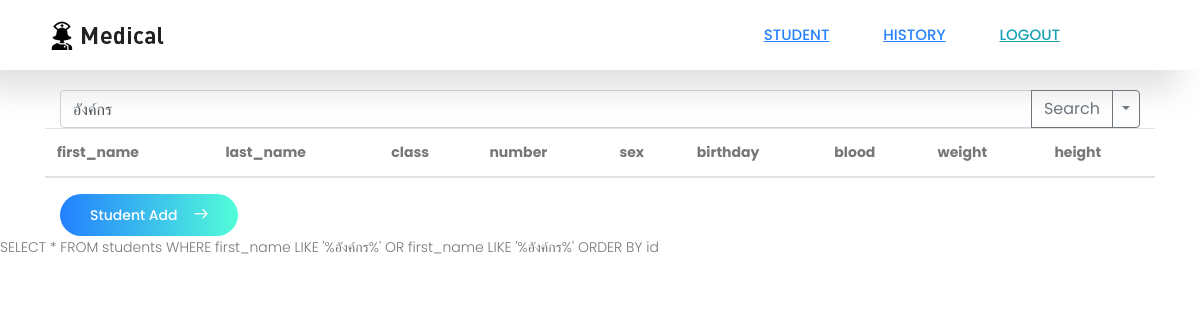
Page /admin_user_list.php?key=อังค์กร on the earlier database version.
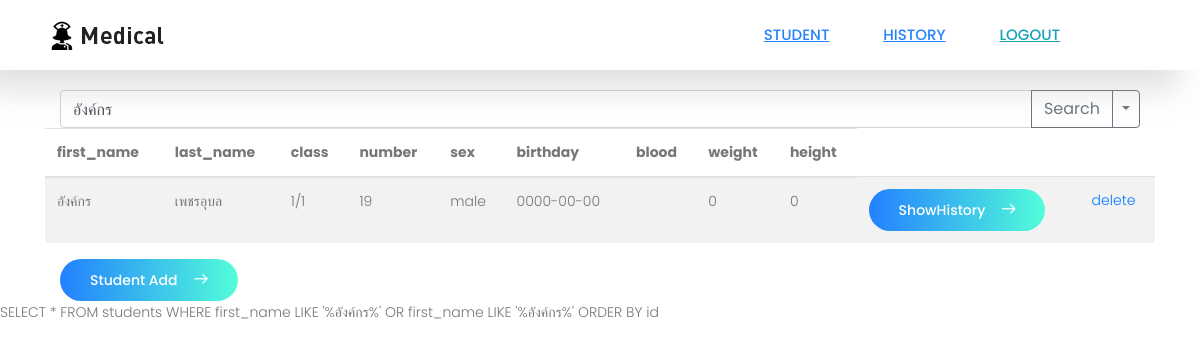
Same page on the later database version.
### tables this page shows
CREATE TABLE `students` (
  `id` int(11) NOT NULL,
  `first_name` varchar(255) NOT NULL,
  `last_name` varchar(255) NOT NULL,
  `class_name` varchar(255) NOT NULL,
  `student_number` varchar(100) NOT NULL,
  `sex` tinyint(1) NOT NULL,
  `birthday` date NOT NULL,
  `blood_type` varchar(100) NOT NULL,
  `height` decimal(10,0) NOT NULL,
  `weight` decimal(10,0) NOT NULL
);

### admin_user_list.php (the view, shortened to what this page needs)
<?php
include_once "lib/lib.php";
$search_key     = $_GET['key'];
?>
<!DOCTYPE html>
<html>
  <head>
    <link rel="stylesheet" href="css/linearicons.css">
    <link rel="stylesheet" href="css/font-awesome.min.css">
    <link rel="stylesheet" href="https://stackpath.bootstrapcdn.com/bootstrap/4.1.1/css/bootstrap.min.css">
    <link rel="stylesheet" href="css/main.css">
  </head>
<body>
  <header class="default-header">
    <div class="container">
      <div class="header-wrap">
        <div class="header-top d-flex justify-content-between align-items-center">
          <div class="logo">
            <a href="."><img src="images/logo.png" alt=""></a>
          </div>
          <div class="main-menubar d-flex align-items-center">
            <nav>
              <a href="admin_user_list.php" >Student</a>
              <a href="admin_history_list.php" >History</a>
              <a href="index.php" class="logout">Logout</a>
            </nav>
          </div>
        </div>
      </div>
    </div>
  </header>
  <main role="main" style="padding-top: 90px;">
    <div class="container">
      <div class="col-auto">
	      <form action="admin_user_list.php" method="get">
        <div class="input-group">
          <input type="text" name="key" class="form-control" aria-label="Text input with segmented dropdown button" placeholder="Student Name" value="<?php echo $search_key; ?>">
          <div class="input-group-append">
            <button type="submit" class="btn btn-outline-secondary">Search</button>
            <button type="button" class="btn btn-outline-secondary dropdown-toggle dropdown-toggle-split" data-toggle="dropdown" aria-haspopup="true" aria-expanded="false">
            </button>
          </div>
        </div>
	      </form>
      </div>
      <table class="table table-striped">
        <thead>
          <tr>
            <th>first_name</th>
            <th>last_name</th>
            <th>class</th>
            <th>number</th>
            <th>sex</th>
            <th>birthday</th>
            <th>blood</th>
            <th>weight</th>
            <th>height</th>
          </tr>
        </thead>
        <tbody>
<?php
if($search_key != ''){
  $where = " WHERE first_name LIKE '%$search_key%' OR first_name LIKE '%$search_key%'";
} else {
  $where = "";
}
$query = <<< EOM
SELECT *
  FROM students
$where
 ORDER BY id
EOM;
if ($result = $mysqli->query($query)) {
	while ($row = $result->fetch_assoc()) {
?>
          <tr>
            <td><?php echo($row["first_name"]); ?></td>
            <td><?php echo($row["last_name"]); ?></td>
            <td><?php echo($row["class_name"]); ?></td>
            <td><?php echo($row["student_number"]); ?></td>
            <td><?php if($row["sex"] == 1) { echo('male'); } else { echo('female'); } ?></td>
            <td><?php echo($row["birthday"]); ?></td>
            <td><?php echo($row["blood_type"]); ?></td>
            <td><?php echo($row["weight"]); ?></td>
            <td><?php echo($row["height"]); ?></td>
            <td>
              <a href="admin_history_list.php?student_id=<?php echo($row["id"]); ?>" role="button" class="nw-btn primary-btn">ShowHistory<span class="lnr lnr-arrow-right"></span></a>
            </td>
            <td><a href="admin_user_delete.php?id=<?php echo($row["id"]); ?>">delete</a></td>
          </tr>
<?php
	}
}
?>
        </tbody>
      </table>
      <div class="col-auto">
        <a href="admin_user_add.php" role="button" class="nw-btn primary-btn">Student Add<span class="lnr lnr-arrow-right"></span></a>
      </div>
    </div>
<?php echo $query; ?>
  </main>
</body>
</html>

### css/main.css (style rules this page uses)
body { color: #777777; font-family: "Poppins", sans-serif; font-size: 14px; font-weight: 300; line-height: 1.625em; position: relative; }
a { -webkit-transition: all 0.3s ease 0s; -moz-transition: all 0.3s ease 0s; -o-transition: all 0.3s ease 0s; transition: all 0.3s ease 0s; }
a, a:focus, a:hover { text-decoration: none; outline: 0; }
td, th { border-radius: 0px; }
body { position: relative; }
.default-header { padding: 5px 0; position: absolute; top: 0; left: 0; width: 100%; z-index: 9; }
.main-menubar { position: relative; }
nav { margin-right: 70px; -webkit-transition: all 0.3s ease 0s; -moz-transition: all 0.3s ease 0s; -o-transition: all 0.3s ease 0s; transition: all 0.3s ease 0s; transform-origin: 100% 50%; }
nav a { color: #2482ff; font-size: 15px; font-weight: 500; text-transform: uppercase; margin: 0 25px; display: inline-block; text-decoration: underline; }
nav a.logout { color: #17a2b8; font-size: 15px; font-weight: 500; text-transform: uppercase; margin: 0 25px; display: inline-block; text-decoration: underline; }
.lnr { font-weight: 700; }
.p1-gradient-bg, .primary-btn, .primary-btn:after, .primary-btn2:after, .single-con .content .content-overlay, .footer-social a:hover, .single-footer-widget .bb-btn { background-image: -moz-linear-gradient(0deg, #2380ff 0%, #52fdd9 100%); background-image: -webkit-linear-gradient(0deg, #2380ff 0%, #52fdd9 100%); background-image: -ms-linear-gradient(0deg, #2380ff 0%, #52fdd9 100%); }
.primary-btn { line-height: 42px; padding-left: 30px; padding-right: 60px; border-radius: 25px; border: none; color: #fff; display: inline-block; font-weight: 500; position: relative; -webkit-transition: all 0.3s ease 0s; -moz-transition: all 0.3s ease 0s; -o-transition: all 0.3s ease 0s; transition: all 0.3s ease 0s; cursor: pointer; }
.primary-btn span { color: #fff; position: absolute; top: 50%; transform: translateY(-60%); right: 30px; -webkit-transition: all 0.3s ease 0s; -moz-transition: all 0.3s ease 0s; -o-transition: all 0.3s ease 0s; transition: all 0.3s ease 0s; }
.primary-btn:after { position: absolute; content: ""; width: 100%; height: 100%; top: 0; left: 0; border-radius: 20px; opacity: 0; -webkit-transition: all 0.3s ease 0s; -moz-transition: all 0.3s ease 0s; -o-transition: all 0.3s ease 0s; transition: all 0.3s ease 0s; z-index: 1; }
.default-header { background-color: #fff; padding: 20px 0; width: 100% !important; box-shadow: -21.213px 21.213px 30px 0px rgba(158, 158, 158, 0.3); }

Differences in the rows shown:
added students: first_name "อังค์กร", last_name "เพชรอุบล", class_name "1/1", student_number "19", sex "male", birthday "0000-00-00", weight "0", height "0"
